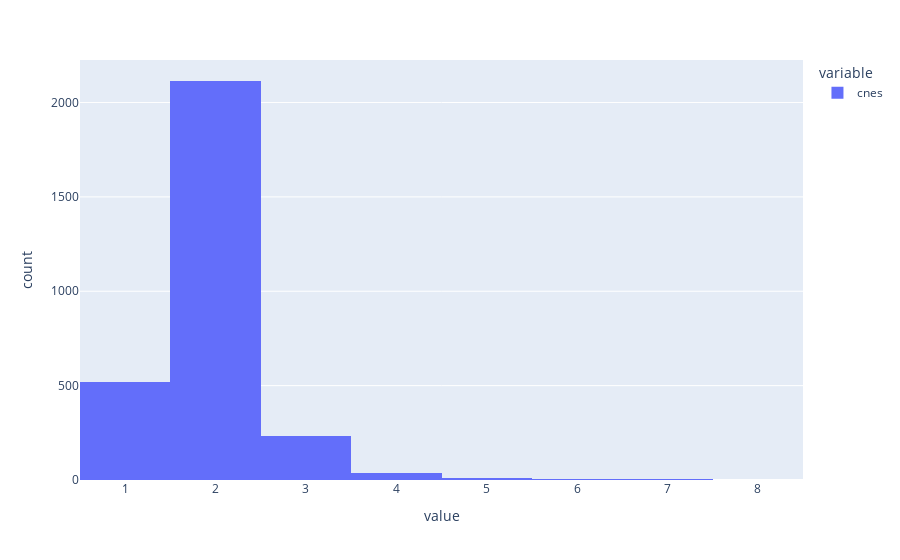

Source (notebook cell):
### Markdown cell above
### Repetidos

### Code cell
inpect_cnes['cnes'].value_counts().hist()

### Figure 1 — Plotly figure (JSON) as saved in the notebook; plotly's stock layout.template omitted (floating-point values rounded to 4 significant figures; data arrays with more than 128 entries replaced by an {"elided": "..."} marker saying what was removed)
{"data": [{"alignmentgroup": "True", "bingroup": "x", "hovertemplate": "variable=cnes<br>value=%{x}<br>count=%{y}<extra></extra>", "legendgroup": "cnes", "marker": {"color": "#636efa", "pattern": {"shape": ""}}, "name": "cnes", "offsetgroup": "cnes", "orientation": "v", "showlegend": true, "type": "histogram", "x": {"elided": "2928 int values"}, "xaxis": "x", "yaxis": "y"}], "layout": {"barmode": "relative", "legend": {"title": {"text": "variable"}, "tracegroupgap": 0}, "margin": {"t": 60}, "xaxis": {"anchor": "y", "domain": [0, 1], "title": {"text": "value"}}, "yaxis": {"anchor": "x", "domain": [0, 1], "title": {"text": "count"}}}}
